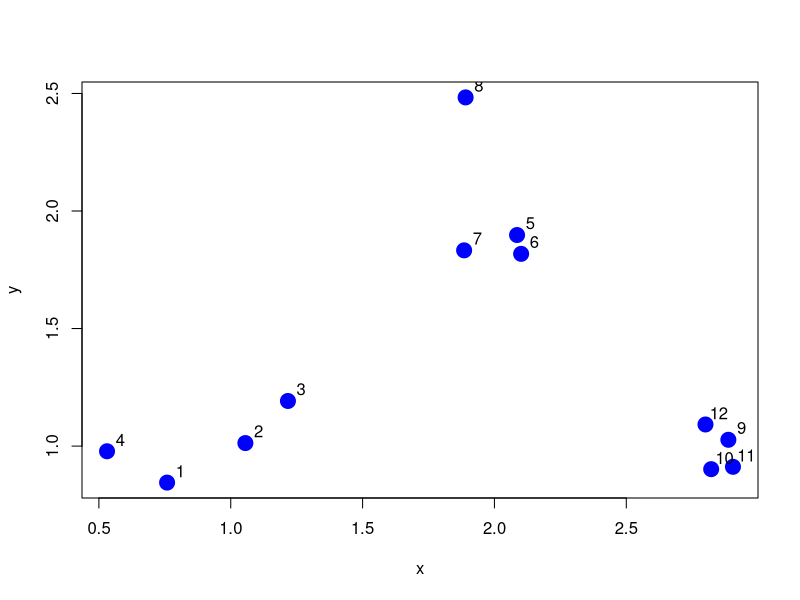
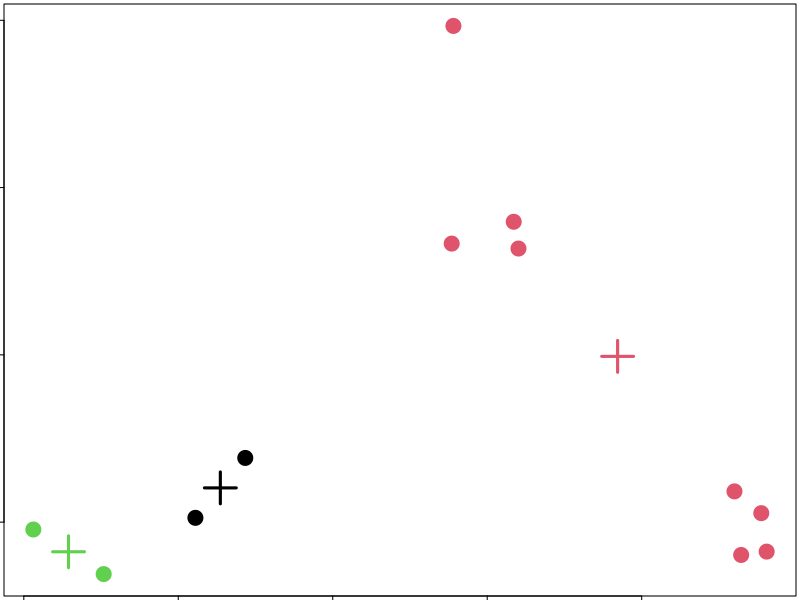
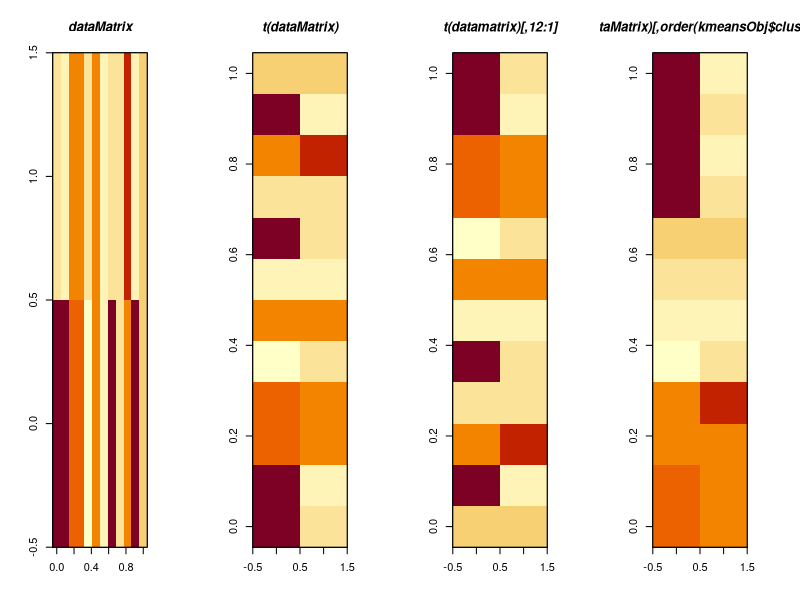

These figures' R source, in order:
# K-Means Clustering (part 2)

# Simulating the data
set.seed(1234)
x <- rnorm(12, mean = rep(1:3, each = 4), sd = 0.2)        
y <- rnorm(12, mean = rep(c(1, 2, 1), each = 4), sd = 0.2)
plot(x, y, col = "blue", pch = 19, cex = 2)
text(x + 0.05, y + 0.05, labels = as.character(1:12))

# kmeans()
dataFrame <- data.frame(x,y)
kmeansObj <- kmeans(dataFrame, centers = 3) # perform k-means clustering analysis and set 3 centroids
names(kmeansObj)
kmeansObj$cluster 

# visualise the kmeans()
par(mar = rep(0.2, 4)) # Setting up the margin for the graphic device
plot(x, y, col = kmeansObj$cluster, pch = 19, cex = 2)
points(kmeansObj$centers, col = 1:3, pch = 3, cex = 3, lwd = 3)

# heatmaps - Another way to visualize clustering
set.seed(1234)

dataMatrix <- as.matrix(dataFrame)[sample(1:12),] 
dataMatrix
kmeansObj <- kmeans(dataMatrix, centers = 3)
par(mfrow = c(1, 4), mar = c(4, 4, 4, 4))
image(dataMatrix)
box()
title(main = "dataMatrix", font.main = 4)

image(t(dataMatrix))
box()
title(main = "t(dataMatrix)", font.main = 4) # Transpose 

image(t(dataMatrix)[,nrow(dataMatrix):1]) 
box()
title(main = "t(datamatrix)[,12:1]", font.main = 4) # Inverse the columns (this heat map is alligned with the dataframe)
dataMatrix

image(t(dataMatrix)[,order(kmeansObj$cluster)])
box()
title(main = "t(dataMatrix)[,order(kmeansObj$cluster)]", font.main = 4) # re-order the columns based on clusters

